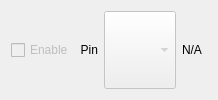
     <widget class="QWidget" name="tabPositionFeedback">
      <property name="sizePolicy">
       <sizepolicy hsizetype="Minimum" vsizetype="Minimum">
        <horstretch>0</horstretch>
        <verstretch>0</verstretch>
       </sizepolicy>
      </property>
      <attribute name="title">
       <string>Position Feedback</string>
      </attribute>
      <layout class="QGridLayout" name="gridLayout_5">
       <item row="0" column="1">
        <widget class="QLabel" name="label_2">
         <property name="sizePolicy">
          <sizepolicy hsizetype="Minimum" vsizetype="Minimum">
           <horstretch>0</horstretch>
           <verstretch>0</verstretch>
          </sizepolicy>
         </property>
         <property name="text">
          <string>Pin</string>
         </property>
         <property name="alignment">
          <set>Qt::AlignRight|Qt::AlignTrailing|Qt::AlignVCenter</set>
         </property>
        </widget>
       </item>
       <item row="0" column="2">
        <widget class="ArduinoPinCombobox" name="comboBoxPositionFeedbackPin">
         <property name="enabled">
          <bool>false</bool>
         </property>
         <property name="sizePolicy">
          <sizepolicy hsizetype="Minimum" vsizetype="Minimum">
           <horstretch>0</horstretch>
           <verstretch>0</verstretch>
          </sizepolicy>
         </property>
        </widget>
       </item>
       <item row="0" column="5">
        <spacer name="horizontalSpacer_4">
         <property name="sizePolicy">
          <sizepolicy hsizetype="Expanding" vsizetype="Minimum">
           <horstretch>0</horstretch>
           <verstretch>0</verstretch>
          </sizepolicy>
         </property>
         <property name="orientation">
          <enum>Qt::Horizontal</enum>
         </property>
         <property name="sizeType">
          <enum>QSizePolicy::Expanding</enum>
         </property>
         <property name="sizeHint" stdset="0">
          <size>
           <width>5</width>
           <height>5</height>
          </size>
         </property>
        </spacer>
       </item>
       <item row="0" column="0">
        <widget class="QCheckBox" name="checkBoxPositionFeedback">
         <property name="enabled">
          <bool>false</bool>
         </property>
         <property name="sizePolicy">
          <sizepolicy hsizetype="Minimum" vsizetype="Minimum">
           <horstretch>0</horstretch>
           <verstretch>0</verstretch>
          </sizepolicy>
         </property>
         <property name="text">
          <string>Enable</string>
         </property>
        </widget>
       </item>
       <item row="0" column="3">
        <widget class="QLabel" name="labelPositionValue">
         <property name="sizePolicy">
          <sizepolicy hsizetype="Minimum" vsizetype="Minimum">
           <horstretch>0</horstretch>
           <verstretch>0</verstretch>
          </sizepolicy>
         </property>
         <property name="text">
          <string>N/A</string>
         </property>
        </widget>
       </item>
      </layout>
     </widget>
